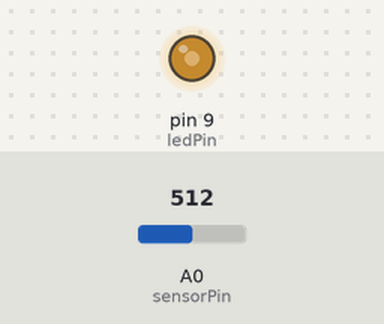
Bench run of a sketch on a simulated Arduino Uno, built with avr-gcc and run on an emulated ATmega328P. Parts: output pins drawn as LEDs (lit = HIGH). The inputs (shaded band) are chosen by the test bench; at power-on: A0 (sensorPin) = 512.

Above: at 1.2 s.
1.3 s: A0 (sensorPin) set to 716
At 2.5 s:
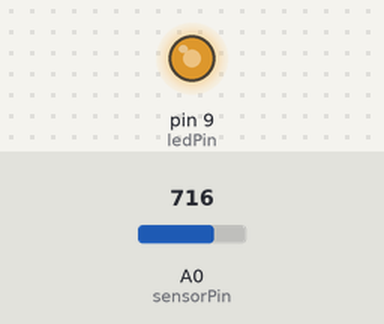
2.8 s: A0 (sensorPin) set to 900
At 3.8 s:
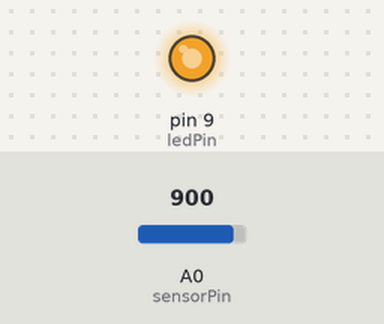
4.3 s: A0 (sensorPin) set to 122
At 5.0 s:
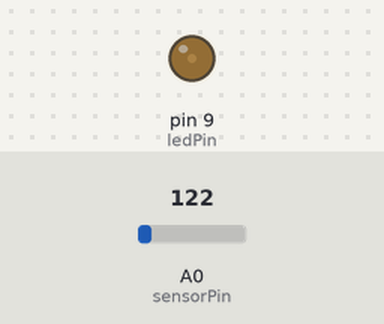
5.8 s: A0 (sensorPin) set to 0
At 6.1 s:
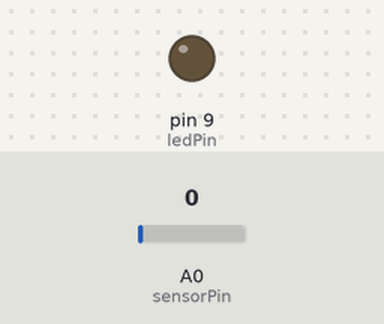
7.3 s: A0 (sensorPin) set to 511
At 8.5 s:
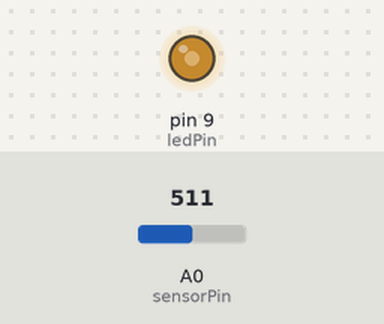
Timing chart, 0 to 9.8 s (numbered marks = the images above; inputs shaded):
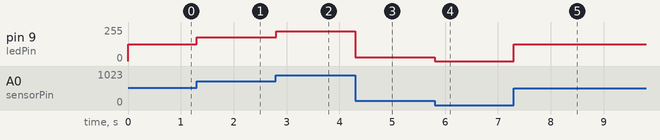

Measured:
- after the input at 1.3 s, pin 9 (ledPin): 127/255 → 178/255 at once
- after the input at 2.8 s, pin 9 (ledPin): 178/255 → 224/255 at once
- after the input at 4.3 s, pin 9 (ledPin): 224/255 → 30/255 at once
- after the input at 5.8 s, pin 9 (ledPin): 30/255 → 0/255 at once
- after the input at 7.3 s, pin 9 (ledPin): 0/255 → 127/255 at once

The sketch:

Practice06.ino
```cpp
//Chapter06 - Photo Register

int ledPin = 9;
int sensorPin = 0;

void setup() {
  // put your setup code here, to run once:
  pinMode(ledPin, OUTPUT);
}

void loop() {
  // put your main code here, to run repeatedly:
  int sensor_value ;
  sensor_value = analogRead(sensorPin);

  //analogRead(pin)를 통해 들어온 값은 0~1023,analogWrite(pin,value)를 통해 나가는 값은 0~255

  //map(value,fromLow,fromHigh,toLow,toHigh)함수를 통해 서로다른 범위의 값으로 매핑(축적변환) 시킬수 있음
  sensor_value = map(sensor_value, 0, 1023, 0, 255);

  //map()함수를 사용해도 여전히 타겟범위를 벗어나는 값을 출력할수가 있기 때문에 constrain()함수를 사용하여
  //범위밖으로 벗어나지않도록 제한해주어야함
  //constrain(value,low,high)
  sensor_value = constrain(sensor_value, 0, 255);

  analogWrite(ledPin, sensor_value);

}
```
